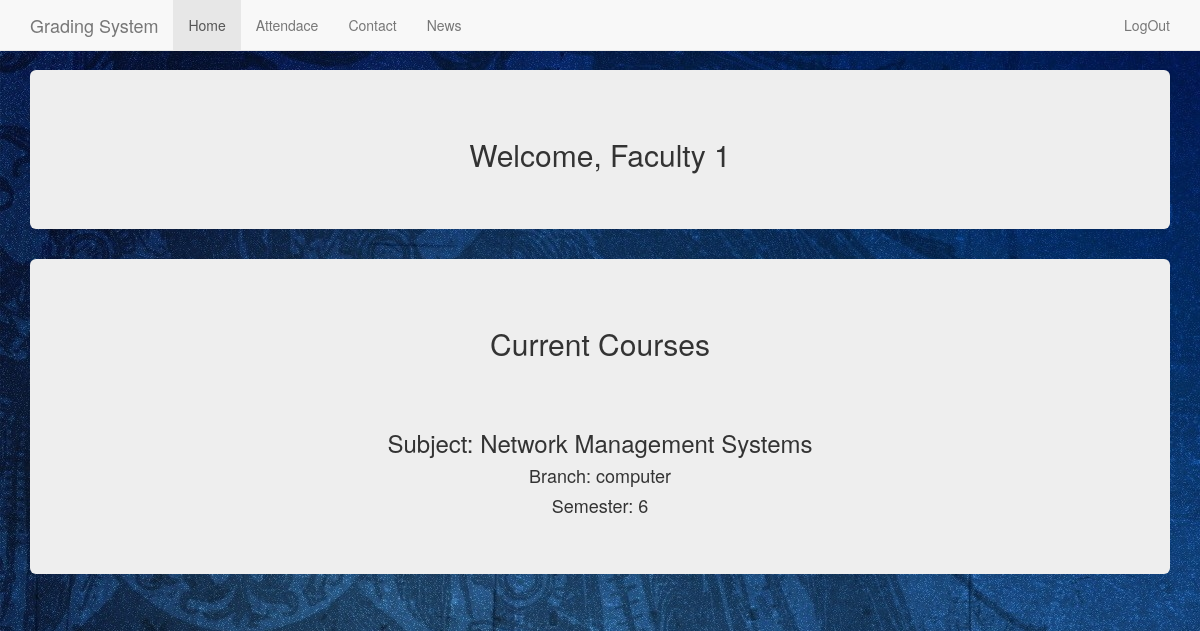
Screenshot of /teacher/home2.php (signed in) with the database file from the repository.
### tables this page shows
CREATE TABLE IF NOT EXISTS `teaches` (
  `teacher_id` varchar(20) NOT NULL,
  `branch` varchar(30) NOT NULL,
  `total_lecs` int(11) NOT NULL,
  `sem` int(11) NOT NULL,
  `subject` varchar(100) NOT NULL
);

### teacher/home2.php (the view, shortened to what this page needs)
<?php
  include '../php/utility.php';
  $sql = "select name from login_teacher where user_id='".$_SESSION['id']."'";
  $result = $conn->query($sql);
  $name = null;
  while ($row = $result->fetch_assoc()){
    $name = $row['name'];
  }
  $sql2 = "select * from teaches where teacher_id='".$_SESSION['id']."'";
  $result2 = $conn->query($sql2);
  $teaches = array();
  while ($row = $result2->fetch_assoc()){
    $subject = array();
    $subject['branch'] = $row['branch'];
    $subject['sem'] = $row['sem'];
    $subject['subject'] = $row['subject'];
    $teaches[] = $subject;
  }
?>
<!DOCTYPE html>
<html lang="en">
  <head>
    <link href="../static/bootstrap.min.css" rel="stylesheet">
    <link href="../static/navbar-fixed-top.css" rel="stylesheet">
  </head>
  <body style="background-image: url('../icons/back.jpg');background-attachment: fixed">
    <nav class="navbar navbar-default navbar-fixed-top">
      <div class="container">
        <div class="navbar-header">
          <a class="navbar-brand" href="#">Grading System</a>
        </div>
        <div id="navbar" class="navbar-collapse collapse">
          <ul class="nav navbar-nav">
            <li class="active"><a href="home2.php">Home</a></li>
            <li ><a href="attendance.php">Attendace</a></li>
            <li ><a href="contact.html">Contact</a></li>
            <li><a href="news.php">News</a></li>
          </ul>
          <ul class="nav navbar-nav navbar-right">
            <li><a href="../index.html?status=logout">LogOut</a></li>
          </ul>
        </div>
      </div>
    </nav>
    <div class="container">
      <div class="jumbotron"  style="text-align:center" >
        <?php
            echo "<h2 class='form-signin-heading'>Welcome, ";
            echo $name;
            echo "</h2></div></div>";
            echo "<div class='container'><div class='jumbotron'  style='text-align:center' >";
            echo "<h2>Current Courses</h2><br><br>";
            foreach ($teaches as $subject) {
              echo "<h3 style='text-align:center'><a href='grades.php?subject=".$subject['subject']."
              &sem=".$subject['sem']."'>Subject: ".$subject['subject']."</a></h3>";
              echo "<h4 style='text-align:center'>Branch: ".$subject['branch']."</h4>";
              echo "<h4 style='text-align:center'>Semester: ".$subject['sem']."</h4>";
            }
            echo "</div></div>";
        ?>
  </body>
</html>

### static/navbar-fixed-top.css (style rules this page uses)
body { min-height: 500px; padding-top: 70px; }
a { color: inherit; }

### rows the page displays
teaches: subject "Network Management Systems", branch "computer", sem "6"

### other values shown
$name "Faculty 1"
